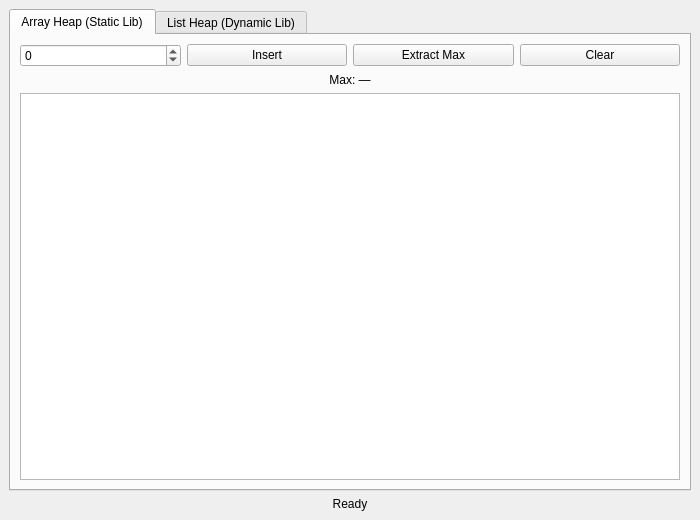
<?xml version="1.0" encoding="UTF-8"?>
<ui version="4.0">
 <class>MainWindow</class>
 <widget class="QMainWindow" name="MainWindow">
  <property name="geometry">
   <rect>
    <x>0</x>
    <y>0</y>
    <width>700</width>
    <height>520</height>
   </rect>
  </property>
  <property name="windowTitle">
   <string>Binary Heap Visualizer</string>
  </property>
  <widget class="QWidget" name="centralwidget">
   <layout class="QVBoxLayout" name="verticalLayout">
    <item>
     <widget class="QTabWidget" name="tabWidget">
      <widget class="QWidget" name="tabArray">
       <attribute name="title">
        <string>Array Heap (Static Lib)</string>
       </attribute>
       <layout class="QVBoxLayout">
        <item>
         <layout class="QHBoxLayout">
          <item>
           <widget class="QSpinBox" name="spinArray">
            <property name="minimum">
             <number>-9999</number>
            </property>
            <property name="maximum">
             <number>9999</number>
            </property>
           </widget>
          </item>
          <item>
           <widget class="QPushButton" name="btnArrayInsert">
            <property name="text">
             <string>Insert</string>
            </property>
           </widget>
          </item>
          <item>
           <widget class="QPushButton" name="btnArrayExtract">
            <property name="text">
             <string>Extract Max</string>
            </property>
           </widget>
          </item>
          <item>
           <widget class="QPushButton" name="btnArrayClear">
            <property name="text">
             <string>Clear</string>
            </property>
           </widget>
          </item>
         </layout>
        </item>
        <item>
         <widget class="QLabel" name="lblArrayMax">
          <property name="text">
           <string>Max: —</string>
          </property>
          <property name="alignment">
           <set>Qt::AlignmentFlag::AlignCenter</set>
          </property>
         </widget>
        </item>
        <item>
         <widget class="QListWidget" name="listArray"/>
        </item>
       </layout>
      </widget>
      <widget class="QWidget" name="tabList">
       <attribute name="title">
        <string>List Heap (Dynamic Lib)</string>
       </attribute>
       <layout class="QVBoxLayout">
        <item>
         <layout class="QHBoxLayout">
          <item>
           <widget class="QSpinBox" name="spinList">
            <property name="minimum">
             <number>-9999</number>
            </property>
            <property name="maximum">
             <number>9999</number>
            </property>
           </widget>
          </item>
          <item>
           <widget class="QPushButton" name="btnListInsert">
            <property name="text">
             <string>Insert</string>
            </property>
           </widget>
          </item>
          <item>
           <widget class="QPushButton" name="btnListExtract">
            <property name="text">
             <string>Extract Max</string>
            </property>
           </widget>
          </item>
          <item>
           <widget class="QPushButton" name="btnListClear">
            <property name="text">
             <string>Clear</string>
            </property>
           </widget>
          </item>
         </layout>
        </item>
        <item>
         <widget class="QLabel" name="lblListMax">
          <property name="text">
           <string>Max: —</string>
          </property>
          <property name="alignment">
           <set>Qt::AlignmentFlag::AlignCenter</set>
          </property>
         </widget>
        </item>
        <item>
         <widget class="QListWidget" name="listList"/>
        </item>
       </layout>
      </widget>
     </widget>
    </item>
    <item>
     <widget class="QLabel" name="statusLabel">
      <property name="text">
       <string>Ready</string>
      </property>
      <property name="alignment">
       <set>Qt::AlignmentFlag::AlignCenter</set>
      </property>
     </widget>
    </item>
   </layout>
  </widget>
 </widget>
 <resources/>
 <connections/>
</ui>
